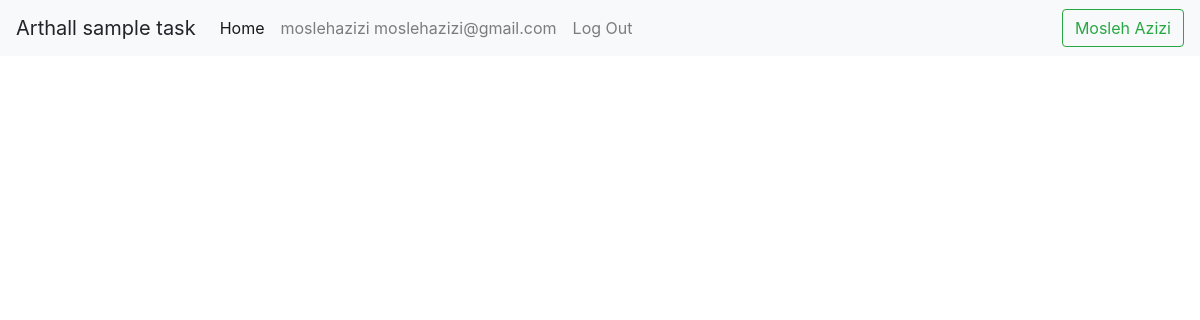
The app's page / (signed in), older data.
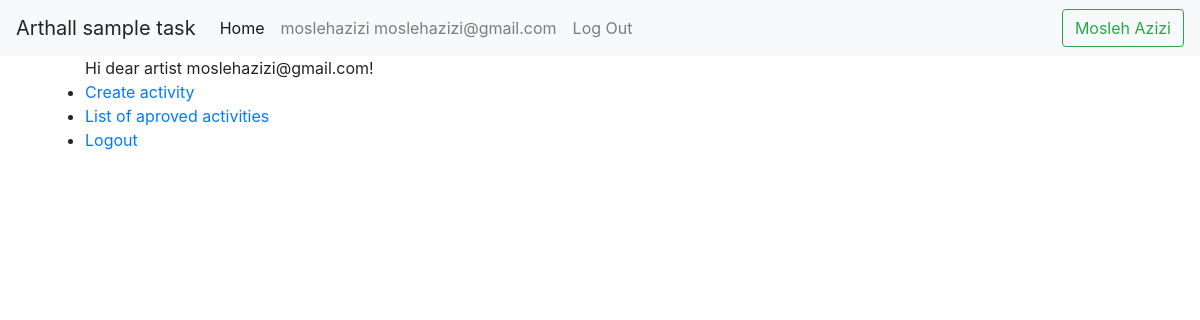
The same page, newer data.
### accounts/models.py (models this page shows, shortened)
class CustomUser(AbstractUser):
    phone_number = PhoneNumberField()
    IsArtist = models.BooleanField(default=True)
    ConfirmUser = models.BooleanField(default=False)

### pages/views.py (the view)
# urls.py: path('', HomePageView.as_view(), name='home'),
class HomePageView(TemplateView):
    template_name = 'home.html'

### templates/home.html (shortened to what this page needs)
{% extends '_base.html' %}
{% block content %}
    <div class='container'>
        <ul>
            {% if user.is_authenticated%}
                {% if  user.IsArtist and user.ConfirmUser %}
                    Hi dear artist {{ user.email }}!
                    <li><a href="{% url 'activity_create' %}">Create activity</a></li>
                    <li><a href="{% url 'activity_list' %}">List of aproved activities</a></li>
                    <li><a href="{% url 'account_logout' %}">Logout</a></li>
                {% elif user.IsArtist and not user.ConfirmUser%}
                    You are not confirmed by admin yet.
                    <p><a href="{% url 'account_logout' %}">Logout</a></p>
                {% endif %}
            {% else %}
                <p>You are not loged in</p>
                <a href="{% url 'account_login' %}">Log In</a></br>
                <a href="{% url 'account_signup' %}">Sign Up</a>
            {% endif %}
        </ul>
    </div>
{% endblock content %}

### templates/_base.html (shortened to what this page needs)
<!doctype html>
<html lang="en">
  <head>
    <link rel="stylesheet" href="https://cdn.jsdelivr.net/npm/bootstrap@4.0.0/dist/css/bootstrap.min.css"
>
  </head>
  <body>
    <nav class="navbar navbar-expand-lg navbar-light bg-light">
        <a class="navbar-brand" >Arthall sample task</a>
        <div class="collapse navbar-collapse" id="navbarSupportedContent">
            <ul class="navbar-nav mr-auto">
                <li class="nav-item active">
                <a class="nav-link" href="{% url "home" %}">Home <span class="sr-only">(current)</span></a>
                </li>
                <li class="nav-item">
                    {% if user.is_authenticated %}
                        <li><a class="nav-link">{{user.username}} {{user.email}}</a></li>
                        <li><a class="nav-link" href="{% url "account_logout" %}">Log Out</a></li>
                    {% else %}
                        <li><a class="nav-link" href="{% url "account_login" %}">Log In</a></li>
                        <li><a class="nav-link" href="{% url "account_signup" %}">Sign Up</a></li>
                    {% endif %}
                </li>
            </ul>
            <form class="form-inline my-2 my-lg-0">
                <p class="btn btn-outline-success my-2 my-sm-0">Mosleh Azizi</p>
            </form>
        </div>
    </nav>
    {% block content %}
    {% endblock content %}
  </body>
</html>

Row changes from the older to the newer data that the page shows:
changed CustomUser "moslehazizi": email (not shown) → "moslehazizi@gmail.com"; IsArtist False → True (drawn)
Text that changed along with them:
text now shown: "Hi dear artist ! Create activity List of aproved activities Logout"
